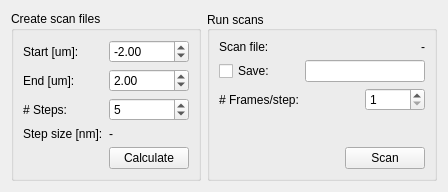
<?xml version="1.0" encoding="UTF-8"?>
<ui version="4.0">
 <class>Form</class>
 <widget class="QWidget" name="Form">
  <property name="geometry">
   <rect>
    <x>0</x>
    <y>0</y>
    <width>418</width>
    <height>171</height>
   </rect>
  </property>
  <property name="windowTitle">
   <string>SLI Scan</string>
  </property>
  <layout class="QHBoxLayout" name="horizontalLayout">
   <item>
    <widget class="QGroupBox" name="groupBox">
     <property name="title">
      <string>Create scan files</string>
     </property>
     <layout class="QGridLayout" name="gridLayout">
      <item row="0" column="0">
       <widget class="QLabel" name="label_7">
        <property name="text">
         <string>Start [um]:</string>
        </property>
       </widget>
      </item>
      <item row="0" column="1">
       <widget class="QDoubleSpinBox" name="doubleSpinBoxStart">
        <property name="minimum">
         <double>-99.989999999999995</double>
        </property>
        <property name="value">
         <double>-2.000000000000000</double>
        </property>
       </widget>
      </item>
      <item row="1" column="0">
       <widget class="QLabel" name="label_8">
        <property name="text">
         <string>End [um]:</string>
        </property>
       </widget>
      </item>
      <item row="1" column="1">
       <widget class="QDoubleSpinBox" name="doubleSpinBoxEnd">
        <property name="value">
         <double>2.000000000000000</double>
        </property>
       </widget>
      </item>
      <item row="2" column="0">
       <widget class="QLabel" name="label_9">
        <property name="text">
         <string># Steps:</string>
        </property>
       </widget>
      </item>
      <item row="2" column="1">
       <widget class="QSpinBox" name="spinBoxNSteps">
        <property name="minimum">
         <number>2</number>
        </property>
        <property name="maximum">
         <number>9999</number>
        </property>
        <property name="value">
         <number>5</number>
        </property>
       </widget>
      </item>
      <item row="3" column="0">
       <widget class="QLabel" name="label_11">
        <property name="text">
         <string>Step size [nm]:</string>
        </property>
       </widget>
      </item>
      <item row="3" column="1">
       <widget class="QLabel" name="labelStepSize">
        <property name="text">
         <string>-</string>
        </property>
       </widget>
      </item>
      <item row="4" column="1">
       <widget class="QPushButton" name="pushButtonCalculateSLI">
        <property name="maximumSize">
         <size>
          <width>80</width>
          <height>16777215</height>
         </size>
        </property>
        <property name="text">
         <string>Calculate</string>
        </property>
       </widget>
      </item>
     </layout>
    </widget>
   </item>
   <item>
    <widget class="QGroupBox" name="groupBox_2">
     <property name="title">
      <string>Run scans</string>
     </property>
     <property name="alignment">
      <set>Qt::AlignLeading|Qt::AlignLeft|Qt::AlignVCenter</set>
     </property>
     <layout class="QGridLayout" name="gridLayout_2">
      <item row="0" column="0">
       <widget class="QLabel" name="label">
        <property name="text">
         <string>Scan file:</string>
        </property>
       </widget>
      </item>
      <item row="0" column="3">
       <widget class="QLabel" name="labelFile">
        <property name="minimumSize">
         <size>
          <width>120</width>
          <height>0</height>
         </size>
        </property>
        <property name="maximumSize">
         <size>
          <width>120</width>
          <height>16777215</height>
         </size>
        </property>
        <property name="acceptDrops">
         <bool>true</bool>
        </property>
        <property name="text">
         <string>-</string>
        </property>
        <property name="alignment">
         <set>Qt::AlignRight|Qt::AlignTrailing|Qt::AlignVCenter</set>
        </property>
       </widget>
      </item>
      <item row="2" column="0">
       <widget class="QCheckBox" name="checkBoxSave">
        <property name="text">
         <string>Save:</string>
        </property>
       </widget>
      </item>
      <item row="2" column="3">
       <widget class="QLineEdit" name="lineEditSave">
        <property name="minimumSize">
         <size>
          <width>120</width>
          <height>0</height>
         </size>
        </property>
        <property name="maximumSize">
         <size>
          <width>120</width>
          <height>16777215</height>
         </size>
        </property>
        <property name="alignment">
         <set>Qt::AlignRight|Qt::AlignTrailing|Qt::AlignVCenter</set>
        </property>
       </widget>
      </item>
      <item row="3" column="0">
       <widget class="QLabel" name="label_2">
        <property name="text">
         <string># Frames/step:</string>
        </property>
       </widget>
      </item>
      <item row="5" column="3">
       <spacer name="verticalSpacer">
        <property name="orientation">
         <enum>Qt::Vertical</enum>
        </property>
        <property name="sizeHint" stdset="0">
         <size>
          <width>20</width>
          <height>40</height>
         </size>
        </property>
       </spacer>
      </item>
      <item row="3" column="3">
       <layout class="QHBoxLayout" name="horizontalLayout_2">
        <item>
         <spacer name="horizontalSpacer">
          <property name="orientation">
           <enum>Qt::Horizontal</enum>
          </property>
          <property name="sizeHint" stdset="0">
           <size>
            <width>40</width>
            <height>20</height>
           </size>
          </property>
         </spacer>
        </item>
        <item>
         <widget class="QSpinBox" name="spinBoxNFrames">
          <property name="minimumSize">
           <size>
            <width>60</width>
            <height>0</height>
           </size>
          </property>
          <property name="maximumSize">
           <size>
            <width>60</width>
            <height>16777215</height>
           </size>
          </property>
          <property name="layoutDirection">
           <enum>Qt::LeftToRight</enum>
          </property>
          <property name="alignment">
           <set>Qt::AlignLeading|Qt::AlignLeft|Qt::AlignVCenter</set>
          </property>
          <property name="minimum">
           <number>1</number>
          </property>
          <property name="maximum">
           <number>100</number>
          </property>
          <property name="value">
           <number>1</number>
          </property>
         </widget>
        </item>
       </layout>
      </item>
      <item row="8" column="3">
       <layout class="QHBoxLayout" name="horizontalLayout_3">
        <item>
         <spacer name="horizontalSpacer_2">
          <property name="orientation">
           <enum>Qt::Horizontal</enum>
          </property>
          <property name="sizeHint" stdset="0">
           <size>
            <width>40</width>
            <height>20</height>
           </size>
          </property>
         </spacer>
        </item>
        <item>
         <widget class="QPushButton" name="pushButtonScan">
          <property name="enabled">
           <bool>true</bool>
          </property>
          <property name="maximumSize">
           <size>
            <width>80</width>
            <height>16777215</height>
           </size>
          </property>
          <property name="text">
           <string>Scan</string>
          </property>
         </widget>
        </item>
       </layout>
      </item>
     </layout>
    </widget>
   </item>
  </layout>
 </widget>
 <resources/>
 <connections/>
</ui>
